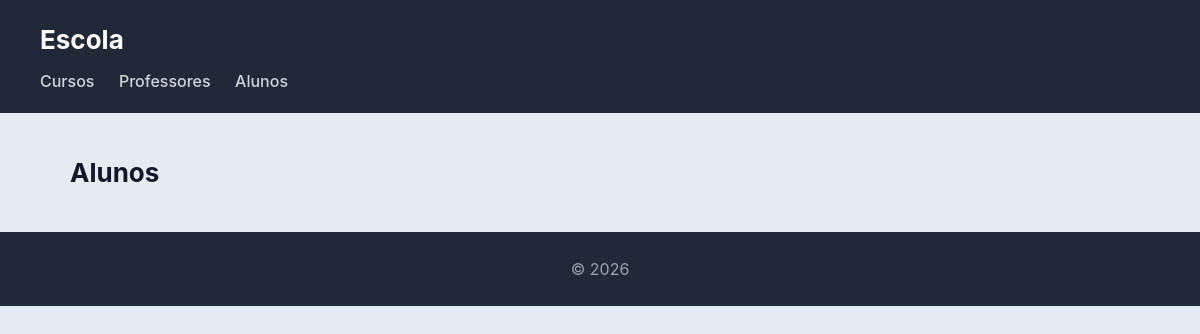
/escola/alunos/, run on an earlier commit of the app's database.
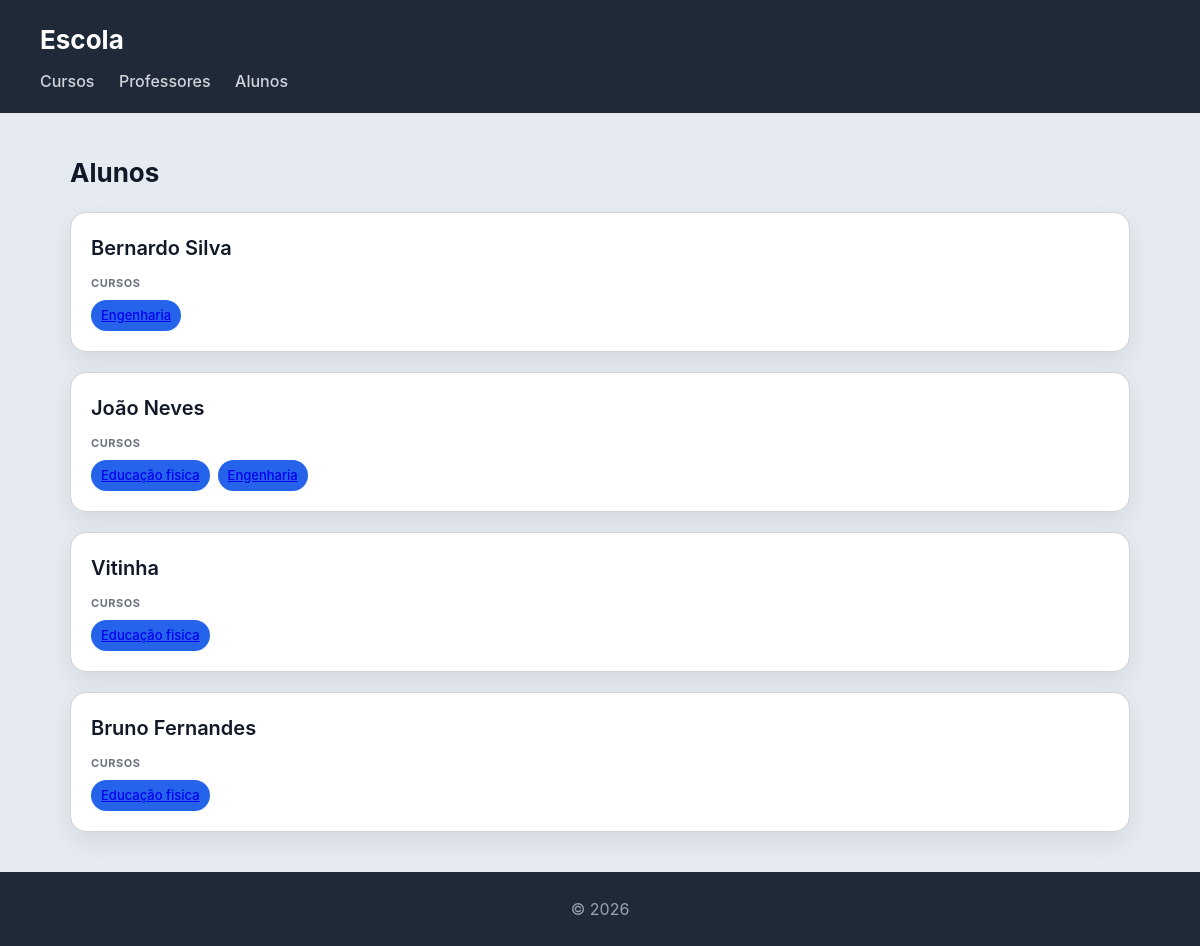
And on a later commit of the database.
### escola/models.py (models this page shows)
class Aluno(models.Model):
    nome = models.CharField(max_length=100)
    numero = models.CharField(max_length=20, unique=True)
    def __str__(self):
        return self.nome

class Curso(models.Model):
    nome = models.CharField(max_length=100)
    imagem = models.ImageField(upload_to='cursos/')
    professor = models.ForeignKey(Professor, on_delete=models.CASCADE, related_name='cursos')
    alunos = models.ManyToManyField(Aluno, related_name='cursos')
    def __str__(self):
        return self.nome

### escola/views.py (the view)
# urls.py: path("alunos/", views.alunos_view, name='alunos'),
def alunos_view(request):
    alunos = Aluno.objects.all()
    return render(request, 'escola/aluno.html', {'alunos': alunos})

### escola/templates/escola/aluno.html
{% extends "escola/base.html" %}
{% block content %}
<h2>Alunos</h2>
<section>
    {% for aluno in alunos %}
    <article>
        <header>
            <h3>{{ aluno }}</h3>
        </header>
        <section>
            <h4>Cursos</h4>
            <ul>
                {% for curso in aluno.cursos.all %}
                    <li>
                        <a href="{% url 'curso' curso.id %}">
                        {{ curso }}
                        </a>
                    </li>
               {% endfor %}
            </ul>
        </section>
    </article>
    {% endfor %}
</section>
{% endblock %}

What changed in the data, as far as the page shows it:
added Aluno: nome "Bernardo Silva"
added Curso: nome "Engenharia"
added Aluno: nome "João Neves"
added Curso: nome "Educação fisica"
added Aluno: nome "Vitinha"
added Aluno: nome "Bruno Fernandes"
